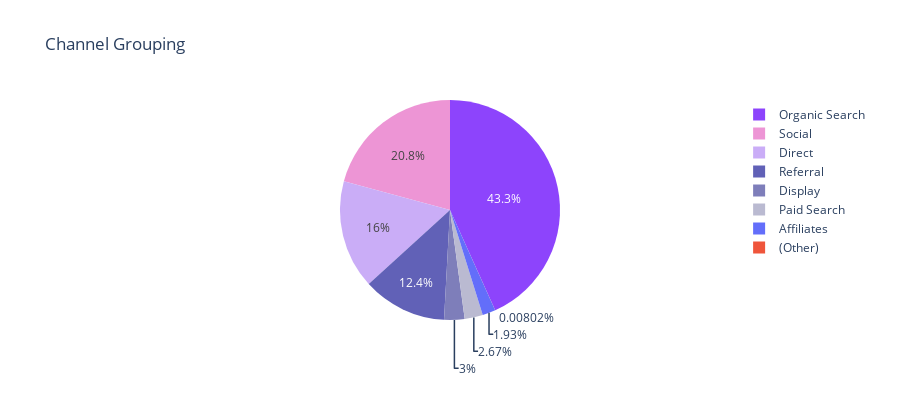

Notebook code cell kept with this figure:
### Markdown cell above
**Channel Grouping:**

### Code cell
tmp = train_df["channelGrouping"].value_counts()
colors = ["#8d44fc", "#ed95d5", "#caadf7", "#6161b7", "#7e7eba", "#babad1"]
trace = go.Pie(labels=tmp.index, values=tmp.values, marker=dict(colors=colors))
layout = go.Layout(title="Channel Grouping", height=400)
fig = go.Figure(data = [trace], layout = layout)
py.iplot(fig, filename='basic_pie_chart')

### Figure 1 — Plotly figure (JSON) as saved in the notebook; plotly's stock layout.template omitted (floating-point values rounded to 4 significant figures)
{"data": [{"labels": ["Organic Search", "Social", "Direct", "Referral", "Display", "Paid Search", "Affiliates", "(Other)"], "marker": {"colors": ["#8d44fc", "#ed95d5", "#caadf7", "#6161b7", "#7e7eba", "#babad1"]}, "type": "pie", "values": [738963, 354971, 273134, 211307, 51283, 45627, 32915, 137]}], "layout": {"height": 400, "title": {"text": "Channel Grouping"}}}
